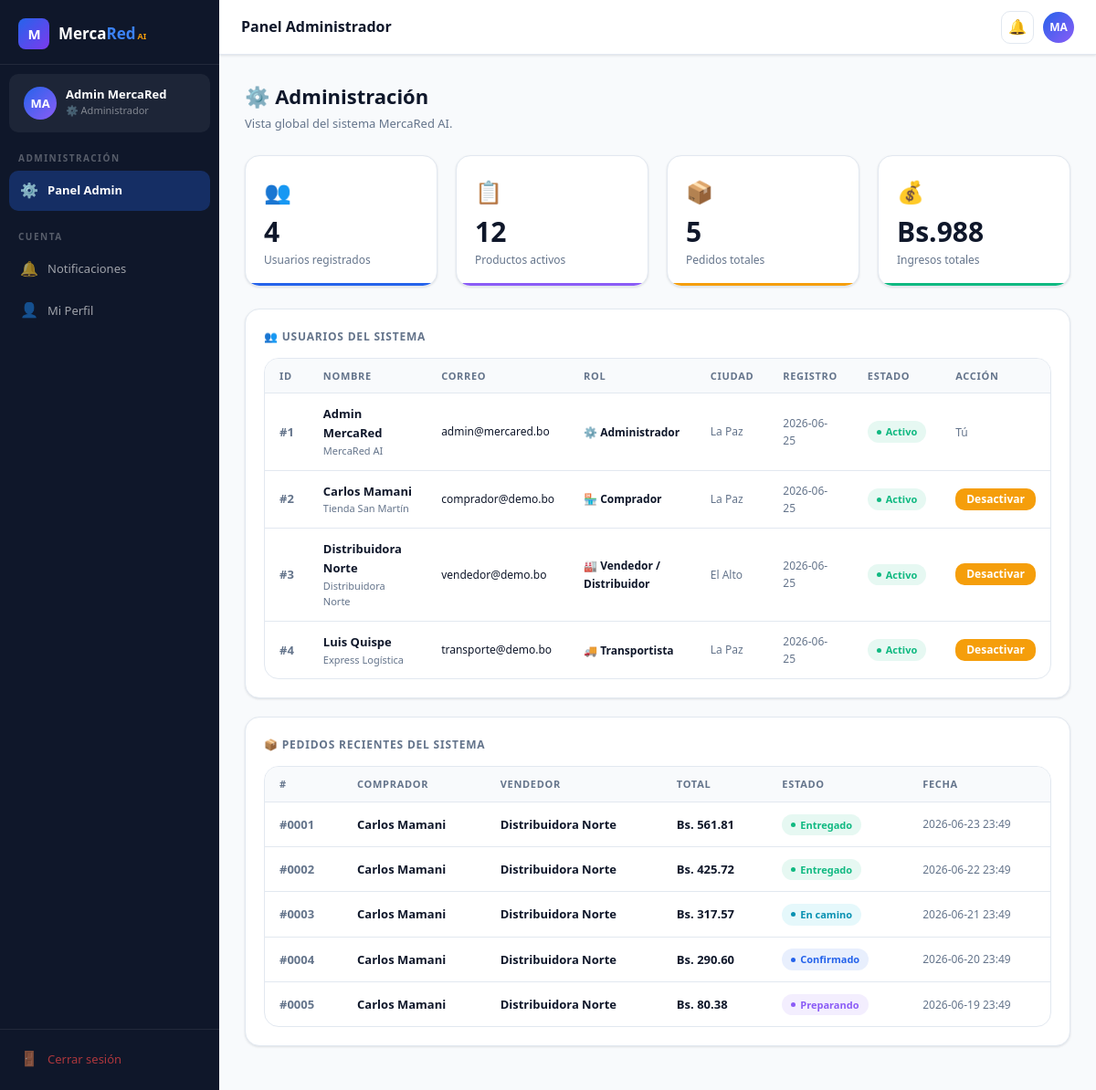
The page /admin (signed in) on the database its author committed.
### tables this page shows
CREATE TABLE users (
        id          INTEGER PRIMARY KEY AUTOINCREMENT,
        email       TEXT    UNIQUE NOT NULL,
        password    TEXT    NOT NULL,
        role        TEXT    NOT NULL DEFAULT 'buyer',   -- buyer | seller | transporter | admin
        full_name   TEXT    NOT NULL,
        company     TEXT,
        phone       TEXT,
        city        TEXT    DEFAULT 'La Paz',
        avatar_initials TEXT,
        created_at  TEXT    DEFAULT (datetime('now')),
        is_active   INTEGER DEFAULT 1,
        bio         TEXT
    );

CREATE TABLE orders (
        id           INTEGER PRIMARY KEY AUTOINCREMENT,
        buyer_id     INTEGER NOT NULL REFERENCES users(id),
        seller_id    INTEGER NOT NULL REFERENCES users(id),
        transporter_id INTEGER REFERENCES users(id),
        status       TEXT    DEFAULT 'pending',
        -- pending | confirmed | preparing | in_transit | delivered | cancelled
        total        REAL    NOT NULL,
        notes        TEXT,
        delivery_address TEXT,
        created_at   TEXT    DEFAULT (datetime('now')),
        updated_at   TEXT    DEFAULT (datetime('now'))
    );

### app.py (the view)
@app.route('/admin')
@login_required
def admin_home():
    if current_user.role != 'admin': return redirect(url_for('dashboard'))
    users    = query("SELECT * FROM users ORDER BY created_at DESC")
    orders   = query("SELECT o.*, b.full_name as buyer, s.full_name as seller FROM orders o JOIN users b ON o.buyer_id=b.id JOIN users s ON o.seller_id=s.id ORDER BY o.created_at DESC LIMIT 20")
    products = query("SELECT p.*, u.full_name as seller FROM products p JOIN users u ON p.seller_id=u.id WHERE p.is_active=1 ORDER BY p.name")
    stats = {
        'users':    query("SELECT COUNT(*) as c FROM users", one=True)['c'],
        'products': query("SELECT COUNT(*) as c FROM products WHERE is_active=1", one=True)['c'],
        'orders':   query("SELECT COUNT(*) as c FROM orders", one=True)['c'],
        'revenue':  query("SELECT COALESCE(SUM(total),0) as s FROM orders WHERE status='delivered'", one=True)['s'],
    }
    return render_template('admin/home.html', users=users, orders=orders,
                           products=products, stats=stats)

### app.py (called while the page is built)
def get_db():
    conn = sqlite3.connect(DB_PATH)
    conn.row_factory = sqlite3.Row
    return conn

def query(sql, args=(), one=False, commit=False):
    conn = get_db()
    cur  = conn.execute(sql, args)
    if commit:
        conn.commit()
        rv = cur.lastrowid
    else:
        rv = cur.fetchone() if one else cur.fetchall()
    conn.close()
    return rv

@login_manager.user_loader
def load_user(user_id):
    row = query("SELECT * FROM users WHERE id=?", (user_id,), one=True)
    return User(row) if row else None

def notif_count():
    if not current_user.is_authenticated:
        return 0
    return query("SELECT COUNT(*) as c FROM notifications WHERE user_id=? AND is_read=0",
                 (current_user.id,), one=True)['c']

### templates/admin/home.html
{% extends "base.html" %}
{% block topbar_title %}Panel Administrador{% endblock %}
{% block content %}
<div class="page-header"><div><h1>⚙️ Administración</h1><p>Vista global del sistema MercaRed AI.</p></div></div>
<div class="grid-4" style="margin-bottom:24px">
  <div class="kpi blue"><div class="kpi-icon">👥</div><div class="kpi-val">{{ stats.users }}</div><div class="kpi-label">Usuarios registrados</div></div>
  <div class="kpi purple"><div class="kpi-icon">📋</div><div class="kpi-val">{{ stats.products }}</div><div class="kpi-label">Productos activos</div></div>
  <div class="kpi amber"><div class="kpi-icon">📦</div><div class="kpi-val">{{ stats.orders }}</div><div class="kpi-label">Pedidos totales</div></div>
  <div class="kpi green"><div class="kpi-icon">💰</div><div class="kpi-val">Bs.{{ '%.0f'|format(stats.revenue) }}</div><div class="kpi-label">Ingresos totales</div></div>
</div>
<div class="card" style="margin-bottom:20px">
  <div class="card-title">👥 Usuarios del sistema</div>
  <div class="table-wrap">
    <table>
      <thead><tr><th>ID</th><th>Nombre</th><th>Correo</th><th>Rol</th><th>Ciudad</th><th>Registro</th><th>Estado</th><th>Acción</th></tr></thead>
      <tbody>
        {% for u in users %}
        <tr>
          <td style="color:var(--muted);font-weight:700">#{{ u.id }}</td>
          <td>
            <div style="font-weight:700;font-size:13px">{{ u.full_name }}</div>
            {% if u.company %}<div style="font-size:11px;color:var(--muted)">{{ u.company }}</div>{% endif %}
          </td>
          <td style="font-size:12px">{{ u.email }}</td>
          <td>
            <span style="font-size:12px;font-weight:700">
              {{ ROLE_ICONS[u.role] }} {{ ROLE_LABELS[u.role] }}
            </span>
          </td>
          <td style="font-size:12px;color:var(--muted)">{{ u.city }}</td>
          <td style="font-size:12px;color:var(--muted)">{{ u.created_at[:10] }}</td>
          <td>
            {% if u.is_active %}
            <span class="status s-delivered">Activo</span>
            {% else %}
            <span class="status s-cancelled">Inactivo</span>
            {% endif %}
          </td>
          <td>
            {% if u.id != current_user.id %}
            <form method="POST" action="{{ url_for('admin_toggle_user', uid=u.id) }}">
              <button type="submit" class="btn btn-sm {% if u.is_active %}btn-warning{% else %}btn-success{% endif %}">
                {% if u.is_active %}Desactivar{% else %}Activar{% endif %}
              </button>
            </form>
            {% else %}
            <span style="font-size:12px;color:var(--muted)">Tú</span>
            {% endif %}
          </td>
        </tr>
        {% endfor %}
      </tbody>
    </table>
  </div>
</div>
<div class="card">
  <div class="card-title">📦 Pedidos recientes del sistema</div>
  <div class="table-wrap">
    <table>
      <thead><tr><th>#</th><th>Comprador</th><th>Vendedor</th><th>Total</th><th>Estado</th><th>Fecha</th></tr></thead>
      <tbody>
        {% for o in orders %}
        <tr>
          <td style="font-weight:800;color:var(--muted)">#{{ '%04d'|format(o.id) }}</td>
          <td style="font-size:13px;font-weight:600">{{ o.buyer }}</td>
          <td style="font-size:13px;font-weight:600">{{ o.seller }}</td>
          <td style="font-weight:800">Bs. {{ '%.2f'|format(o.total) }}</td>
          <td><span class="status s-{{ o.status }}">{{ {'pending':'Pendiente','confirmed':'Confirmado','preparing':'Preparando','in_transit':'En camino','delivered':'Entregado','cancelled':'Cancelado'}[o.status] }}</span></td>
          <td style="font-size:12px;color:var(--muted)">{{ o.created_at[:16] }}</td>
        </tr>
        {% endfor %}
      </tbody>
    </table>
  </div>
</div>
{% endblock %}

### templates/base.html (shortened to what this page needs)
<!DOCTYPE html>
<html lang="es">
<head>
</head>
<body>
{% if current_user.is_authenticated %}
<div class="app-layout">
  <aside class="sidebar" id="sidebar">
    <div class="sidebar-logo">
      <div class="logo-icon">M</div>
      <div class="logo-text">Merca<span>Red</span><small>AI</small></div>
    </div>
    <div class="sidebar-user">
      <div class="avatar">{{ current_user.avatar_initials }}</div>
      <div>
        <div class="user-name">{{ current_user.full_name }}</div>
        <div class="user-role">{{ ROLE_ICONS[current_user.role] }} {{ ROLE_LABELS[current_user.role] }}</div>
      </div>
    </div>
    <nav class="sidebar-nav">
      {% if current_user.role == 'buyer' %}
        <div class="nav-section-label">Principal</div>
        <a href="{{ url_for('buyer_home') }}" class="nav-link {% if request.endpoint=='buyer_home' %}active{% endif %}">
          <span class="icon">🏠</span> Inicio
        </a>
        <a href="{{ url_for('buyer_catalogue') }}" class="nav-link {% if request.endpoint=='buyer_catalogue' %}active{% endif %}">
          <span class="icon">🛍️</span> Catálogo
        </a>
        <a href="{{ url_for('buyer_cart') }}" class="nav-link {% if request.endpoint=='buyer_cart' %}active{% endif %}">
          <span class="icon">🛒</span> Carrito
          {% set cc = notif_count() %}
        </a>
        <a href="{{ url_for('buyer_orders') }}" class="nav-link {% if 'buyer_order' in request.endpoint %}active{% endif %}">
          <span class="icon">📦</span> Mis Pedidos
        </a>
      {% elif current_user.role == 'transporter' %}
        <div class="nav-section-label">Principal</div>
        <a href="{{ url_for('transporter_home') }}" class="nav-link {% if request.endpoint=='transporter_home' %}active{% endif %}">
          <span class="icon">🚚</span> Mis Entregas
        </a>
      {% elif current_user.role == 'admin' %}
        <div class="nav-section-label">Administración</div>
        <a href="{{ url_for('admin_home') }}" class="nav-link {% if request.endpoint=='admin_home' %}active{% endif %}">
          <span class="icon">⚙️</span> Panel Admin
        </a>
      {% endif %}
      <div class="nav-section-label" style="margin-top:10px">Cuenta</div>
      <a href="{{ url_for('notifications') }}" class="nav-link {% if request.endpoint=='notifications' %}active{% endif %}">
        <span class="icon">🔔</span> Notificaciones
        {% set nc = notif_count() %}{% if nc > 0 %}<span class="badge amber">{{ nc }}</span>{% endif %}
      </a>
      <a href="{{ url_for('profile') }}" class="nav-link {% if request.endpoint=='profile' %}active{% endif %}">
        <span class="icon">👤</span> Mi Perfil
      </a>
    </nav>
    <div class="sidebar-bottom">
      <a href="{{ url_for('logout') }}" class="nav-link" style="color:rgba(239,68,68,.7)">
        <span class="icon">🚪</span> Cerrar sesión
      </a>
    </div>
  </aside>
  <div class="main-wrap">
    <header class="topbar">
      <span class="topbar-title">{% block topbar_title %}MercaRed AI{% endblock %}</span>
      <div class="topbar-right">
        <a href="{{ url_for('notifications') }}" class="topbar-btn" title="Notificaciones">
          🔔
        </a>
        <a href="{{ url_for('profile') }}" class="topbar-avatar">{{ current_user.avatar_initials }}</a>
      </div>
    </header>
    <main class="page-content">
      {% block content %}{% endblock %}
    </main>
  </div>
</div>
{% else %}
  {% block public_content %}{% endblock %}
{% endif %}
</body>
</html>

### rows shown on the page
users: avatar_initials "MA", full_name "Admin MercaRed", role "⚙️", role "Administrador", id "1", company "MercaRed AI", email "admin@mercared.bo", city "La Paz", created_at "2026-06-25", is_active "Activo", shows "Tú"
users: id "2", full_name "Carlos Mamani", company "Tienda San Martín", email "comprador@demo.bo", role "🏪", role "Comprador", city "La Paz", created_at "2026-06-25", is_active "Activo"
users: id "3", full_name "Distribuidora Norte", company "Distribuidora Norte", email "vendedor@demo.bo", role "🏭", role "Vendedor / Distribuidor", city "El Alto", created_at "2026-06-25", is_active "Activo"
users: id "4", full_name "Luis Quispe", company "Express Logística", email "transporte@demo.bo", role "🚚", role "Transportista", city "La Paz", created_at "2026-06-25", is_active "Activo"
orders: id "0001", buyer "Carlos Mamani", seller "Distribuidora Norte", total "561.81", status "Entregado", created_at "2026-06-23 23:49"
orders: id "0002", buyer "Carlos Mamani", seller "Distribuidora Norte", total "425.72", status "Entregado", created_at "2026-06-22 23:49"
orders: id "0003", buyer "Carlos Mamani", seller "Distribuidora Norte", total "317.57", status "En camino", created_at "2026-06-21 23:49"
orders: id "0004", buyer "Carlos Mamani", seller "Distribuidora Norte", total "290.60", status "Confirmado", created_at "2026-06-20 23:49"
orders: id "0005", buyer "Carlos Mamani", seller "Distribuidora Norte", total "80.38", status "Preparando", created_at "2026-06-19 23:49"

### other values the page prints
{{ stats.users }} "4"
{{ stats.products }} "12"
{{ stats.orders }} "5"
{{ '%.0f'|format(stats.revenue) }} "988"
